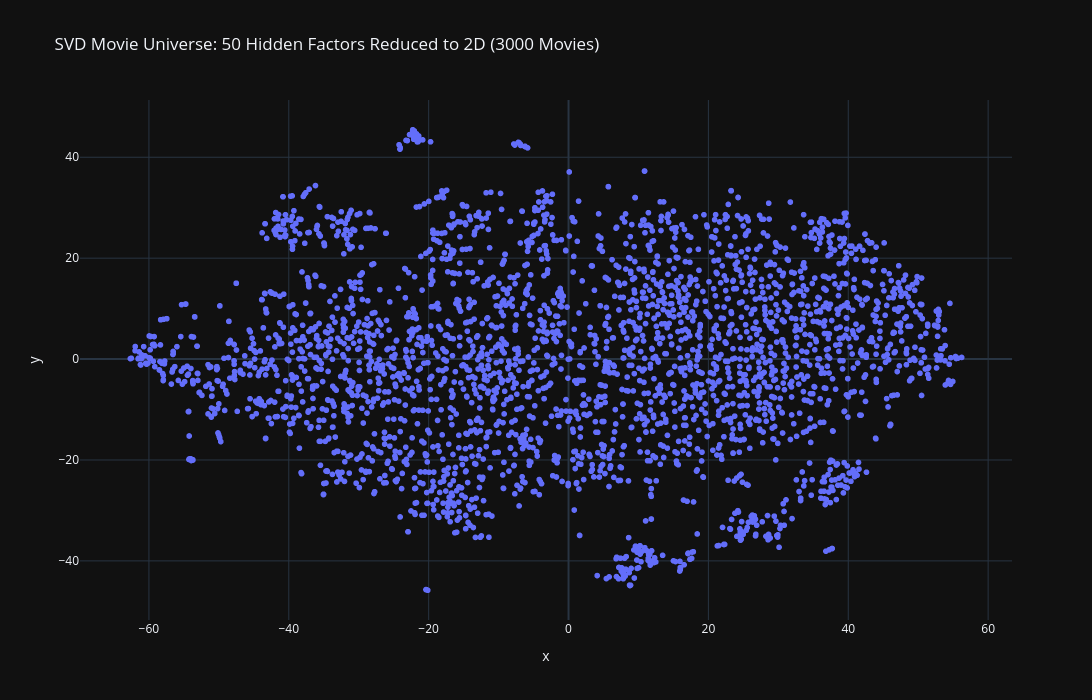

Notebook cell for this chart:
### Code cell
from sklearn.manifold import TSNE

# Visualize the Movie Universe in 2D using t-SNE

movie_vectors = svd.qi

n_to_plot = 3000        # number of movies to plot

tsne = TSNE(n_components=2, perplexity=40, random_state=42, init='pca')
projection = tsne.fit_transform(movie_vectors[:n_to_plot])


plot_data = []
for i in range(n_to_plot):
    raw_id = trainset.to_raw_iid(i)
    title = title_map.get(int(raw_id), f"ID: {raw_id}")
    plot_data.append({
        'x': projection[i, 0],
        'y': projection[i, 1],
        'title': title
    })

df_plot = pd.DataFrame(plot_data)

fig = px.scatter(df_plot, x='x', y='y', text='title',
                 title="SVD Movie Universe: 50 Hidden Factors Reduced to 2D (3000 Movies)", hover_name='title', template='plotly_dark', width=1500, height=700)

fig.update_traces(textposition='top center', mode='markers')
fig.show()

### Figure 1 — Plotly figure (JSON) as saved in the notebook; plotly's stock layout.template omitted (floating-point values rounded to 4 significant figures; data arrays with more than 128 entries replaced by an {"elided": "..."} marker saying what was removed)
{"data": [{"hovertemplate": "<b>%{hovertext}</b><br><br>x=%{x}<br>y=%{y}<br>title=%{text}<extra></extra>", "hovertext": {"elided": "3000 str values"}, "legendgroup": "", "marker": {"color": "#636efa", "symbol": "circle"}, "mode": "markers", "name": "", "showlegend": false, "text": {"elided": "3000 str values"}, "textposition": "top center", "type": "scattergl", "x": {"elided": "3000 float values"}, "xaxis": "x", "y": {"elided": "3000 float values"}, "yaxis": "y"}], "layout": {"height": 700, "legend": {"tracegroupgap": 0}, "title": {"text": "SVD Movie Universe: 50 Hidden Factors Reduced to 2D (3000 Movies)"}, "width": 1500, "xaxis": {"anchor": "y", "domain": [0, 1], "title": {"text": "x"}}, "yaxis": {"anchor": "x", "domain": [0, 1], "title": {"text": "y"}}}}
